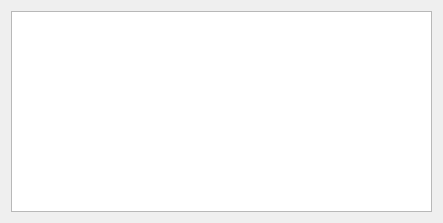
<?xml version="1.0" encoding="UTF-8"?>
<ui version="4.0">
 <class>LogsWidgetForm</class>
 <widget class="QWidget" name="LogsWidgetForm">
  <property name="geometry">
   <rect>
    <x>0</x>
    <y>0</y>
    <width>443</width>
    <height>223</height>
   </rect>
  </property>
  <property name="windowTitle">
   <string>Form</string>
  </property>
  <layout class="QHBoxLayout" name="horizontalLayout">
   <item>
    <widget class="QTableView" name="tableView"/>
   </item>
  </layout>
 </widget>
 <resources/>
 <connections/>
</ui>
